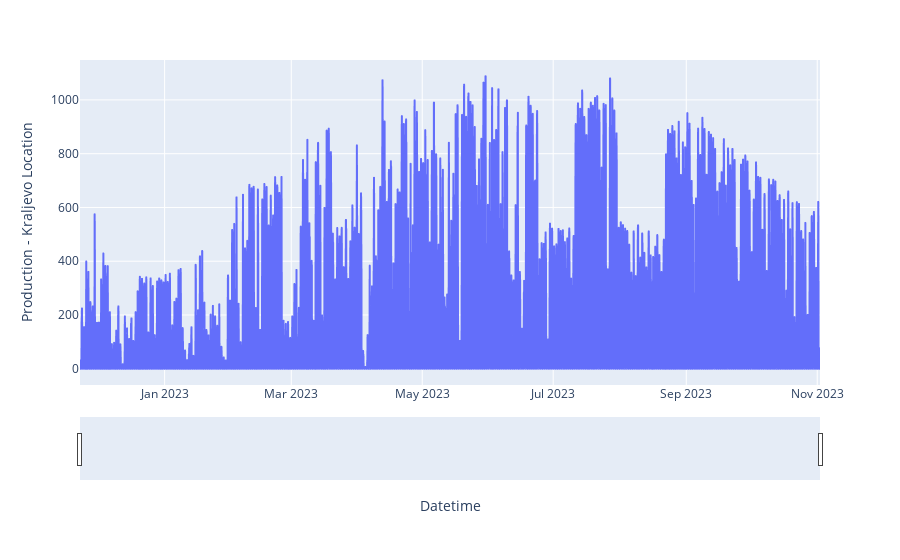

The cell this chart's notebook holds for it:
### Code cell
import plotly.express as px

fig = px.line(df2, x="Datetime", y='Production - Kraljevo Location')
fig.update_xaxes(rangeslider_visible=True)
fig.show()

### Figure 1 — Plotly figure (JSON) as saved in the notebook; plotly's stock layout.template omitted (floating-point values rounded to 4 significant figures; data arrays with more than 128 entries replaced by an {"elided": "..."} marker saying what was removed)
{"data": [{"hovertemplate": "Datetime=%{x}<br>Production - Kraljevo Location=%{y}<extra></extra>", "legendgroup": "", "line": {"color": "#636efa", "dash": "solid"}, "marker": {"symbol": "circle"}, "mode": "lines", "name": "", "showlegend": false, "type": "scattergl", "x": {"elided": "8274 str values"}, "xaxis": "x", "y": {"elided": "8274 float values"}, "yaxis": "y"}], "layout": {"legend": {"tracegroupgap": 0}, "margin": {"t": 60}, "xaxis": {"anchor": "y", "domain": [0, 1], "rangeslider": {"visible": true}, "title": {"text": "Datetime"}}, "yaxis": {"anchor": "x", "domain": [0, 1], "title": {"text": "Production - Kraljevo Location"}}}}
